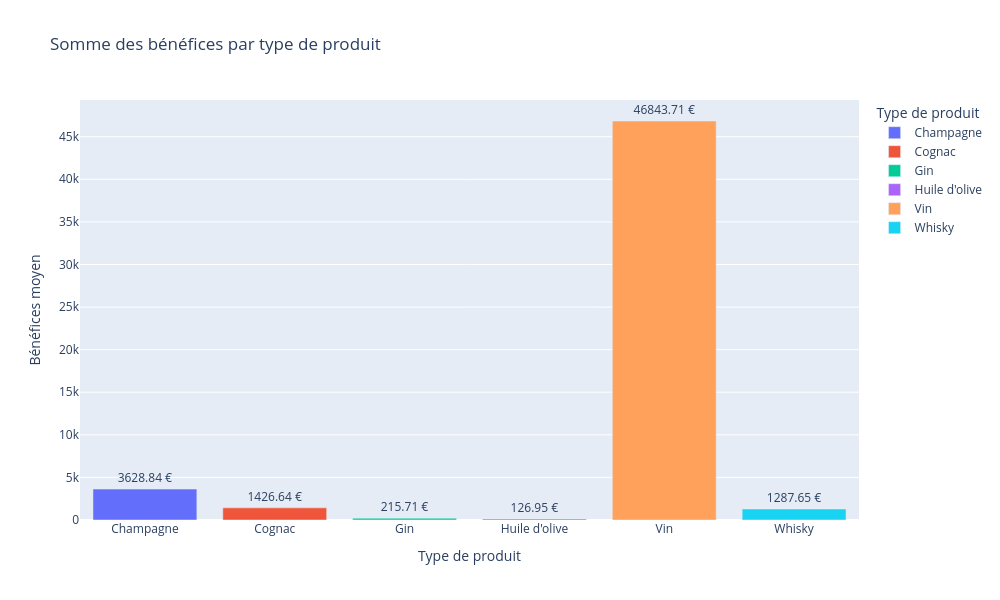

The cell this chart's notebook holds for it:
### Code cell
# affichage en diagramme à barres 

fig = px.bar(df_somme_benef_par_type, 
             x='product_type', 
             y='benef_net', 
             color='product_type',
             hover_data=["product_type"],
             text='benef_net',
             width=1000,
             height=500,
             title="Somme des bénéfices par type de produit",
             labels={'benef_net': 'Bénéfices moyen', 'product_type': 'Type de produit'})

fig.update_traces(texttemplate='%{text:.2f} €', textposition='outside')

fig.update_layout(yaxis={'categoryorder':'total ascending'}, 
                 height=600)

fig.show()

### Figure 1 — Plotly figure (JSON) as saved in the notebook; plotly's stock layout.template omitted (floating-point values rounded to 4 significant figures)
{"data": [{"alignmentgroup": "True", "hovertemplate": "Type de produit=%{x}<br>Bénéfices moyen=%{text}<extra></extra>", "legendgroup": "Champagne", "marker": {"color": "#636efa", "pattern": {"shape": ""}}, "name": "Champagne", "offsetgroup": "Champagne", "orientation": "v", "showlegend": true, "text": [3629.0], "textposition": "outside", "texttemplate": "%{text:.2f} €", "type": "bar", "x": ["Champagne"], "xaxis": "x", "y": [3629.0], "yaxis": "y"}, {"alignmentgroup": "True", "hovertemplate": "Type de produit=%{x}<br>Bénéfices moyen=%{text}<extra></extra>", "legendgroup": "Cognac", "marker": {"color": "#EF553B", "pattern": {"shape": ""}}, "name": "Cognac", "offsetgroup": "Cognac", "orientation": "v", "showlegend": true, "text": [1427.0], "textposition": "outside", "texttemplate": "%{text:.2f} €", "type": "bar", "x": ["Cognac"], "xaxis": "x", "y": [1427.0], "yaxis": "y"}, {"alignmentgroup": "True", "hovertemplate": "Type de produit=%{x}<br>Bénéfices moyen=%{text}<extra></extra>", "legendgroup": "Gin", "marker": {"color": "#00cc96", "pattern": {"shape": ""}}, "name": "Gin", "offsetgroup": "Gin", "orientation": "v", "showlegend": true, "text": [215.7], "textposition": "outside", "texttemplate": "%{text:.2f} €", "type": "bar", "x": ["Gin"], "xaxis": "x", "y": [215.7], "yaxis": "y"}, {"alignmentgroup": "True", "hovertemplate": "Type de produit=%{x}<br>Bénéfices moyen=%{text}<extra></extra>", "legendgroup": "Huile d'olive", "marker": {"color": "#ab63fa", "pattern": {"shape": ""}}, "name": "Huile d'olive", "offsetgroup": "Huile d'olive", "orientation": "v", "showlegend": true, "text": [126.9], "textposition": "outside", "texttemplate": "%{text:.2f} €", "type": "bar", "x": ["Huile d'olive"], "xaxis": "x", "y": [126.9], "yaxis": "y"}, {"alignmentgroup": "True", "hovertemplate": "Type de produit=%{x}<br>Bénéfices moyen=%{text}<extra></extra>", "legendgroup": "Vin", "marker": {"color": "#FFA15A", "pattern": {"shape": ""}}, "name": "Vin", "offsetgroup": "Vin", "orientation": "v", "showlegend": true, "text": [46840.0], "textposition": "outside", "texttemplate": "%{text:.2f} €", "type": "bar", "x": ["Vin"], "xaxis": "x", "y": [46840.0], "yaxis": "y"}, {"alignmentgroup": "True", "hovertemplate": "Type de produit=%{x}<br>Bénéfices moyen=%{text}<extra></extra>", "legendgroup": "Whisky", "marker": {"color": "#19d3f3", "pattern": {"shape": ""}}, "name": "Whisky", "offsetgroup": "Whisky", "orientation": "v", "showlegend": true, "text": [1288.0], "textposition": "outside", "texttemplate": "%{text:.2f} €", "type": "bar", "x": ["Whisky"], "xaxis": "x", "y": [1288.0], "yaxis": "y"}], "layout": {"barmode": "relative", "height": 600, "legend": {"title": {"text": "Type de produit"}, "tracegroupgap": 0}, "title": {"text": "Somme des bénéfices par type de produit"}, "width": 1000, "xaxis": {"anchor": "y", "categoryarray": ["Champagne", "Cognac", "Gin", "Huile d'olive", "Vin", "Whisky"], "categoryorder": "array", "domain": [0, 1], "title": {"text": "Type de produit"}}, "yaxis": {"anchor": "x", "categoryorder": "total ascending", "domain": [0, 1], "title": {"text": "Bénéfices moyen"}}}}
